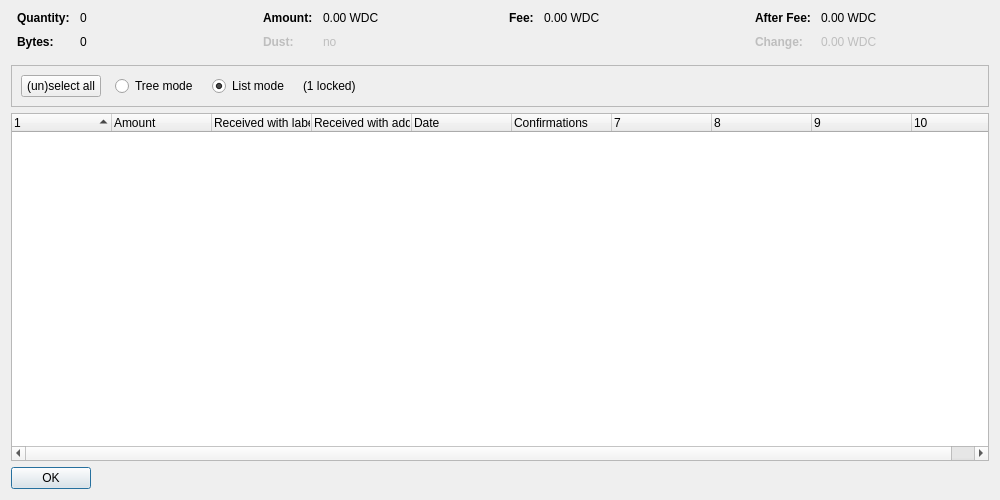
<?xml version="1.0" encoding="UTF-8"?>
<ui version="4.0">
 <class>CoinControlDialog</class>
 <widget class="QDialog" name="CoinControlDialog">
  <property name="geometry">
   <rect>
    <x>0</x>
    <y>0</y>
    <width>1000</width>
    <height>500</height>
   </rect>
  </property>
  <property name="windowTitle">
   <string>Coin Selection</string>
  </property>
  <layout class="QVBoxLayout" name="verticalLayout">
   <item>
    <layout class="QHBoxLayout" name="horizontalLayoutTop" stretch="0,0,0,0">
     <property name="topMargin">
      <number>0</number>
     </property>
     <property name="bottomMargin">
      <number>10</number>
     </property>
     <item>
      <layout class="QFormLayout" name="formLayoutCoinControl1">
       <property name="horizontalSpacing">
        <number>10</number>
       </property>
       <property name="verticalSpacing">
        <number>10</number>
       </property>
       <property name="leftMargin">
        <number>6</number>
       </property>
       <property name="rightMargin">
        <number>6</number>
       </property>
       <item row="0" column="0">
        <widget class="QLabel" name="labelCoinControlQuantityText">
         <property name="font">
          <font>
           <weight>75</weight>
           <bold>true</bold>
          </font>
         </property>
         <property name="text">
          <string>Quantity:</string>
         </property>
        </widget>
       </item>
       <item row="0" column="1">
        <widget class="QLabel" name="labelCoinControlQuantity">
         <property name="cursor">
          <cursorShape>IBeamCursor</cursorShape>
         </property>
         <property name="contextMenuPolicy">
          <enum>Qt::ActionsContextMenu</enum>
         </property>
         <property name="text">
          <string notr="true">0</string>
         </property>
         <property name="textInteractionFlags">
          <set>Qt::LinksAccessibleByMouse|Qt::TextSelectableByKeyboard|Qt::TextSelectableByMouse</set>
         </property>
        </widget>
       </item>
       <item row="1" column="0">
        <widget class="QLabel" name="labelCoinControlBytesText">
         <property name="font">
          <font>
           <weight>75</weight>
           <bold>true</bold>
          </font>
         </property>
         <property name="text">
          <string>Bytes:</string>
         </property>
        </widget>
       </item>
       <item row="1" column="1">
        <widget class="QLabel" name="labelCoinControlBytes">
         <property name="cursor">
          <cursorShape>IBeamCursor</cursorShape>
         </property>
         <property name="contextMenuPolicy">
          <enum>Qt::ActionsContextMenu</enum>
         </property>
         <property name="text">
          <string notr="true">0</string>
         </property>
         <property name="textInteractionFlags">
          <set>Qt::LinksAccessibleByMouse|Qt::TextSelectableByKeyboard|Qt::TextSelectableByMouse</set>
         </property>
        </widget>
       </item>
      </layout>
     </item>
     <item>
      <layout class="QFormLayout" name="formLayoutCoinControl2">
       <property name="horizontalSpacing">
        <number>10</number>
       </property>
       <property name="verticalSpacing">
        <number>10</number>
       </property>
       <property name="leftMargin">
        <number>6</number>
       </property>
       <property name="rightMargin">
        <number>6</number>
       </property>
       <item row="0" column="0">
        <widget class="QLabel" name="labelCoinControlAmountText">
         <property name="font">
          <font>
           <weight>75</weight>
           <bold>true</bold>
          </font>
         </property>
         <property name="text">
          <string>Amount:</string>
         </property>
        </widget>
       </item>
       <item row="0" column="1">
        <widget class="QLabel" name="labelCoinControlAmount">
         <property name="cursor">
          <cursorShape>IBeamCursor</cursorShape>
         </property>
         <property name="contextMenuPolicy">
          <enum>Qt::ActionsContextMenu</enum>
         </property>
         <property name="text">
          <string notr="true">0.00 WDC</string>
         </property>
         <property name="textInteractionFlags">
          <set>Qt::LinksAccessibleByMouse|Qt::TextSelectableByKeyboard|Qt::TextSelectableByMouse</set>
         </property>
        </widget>
       </item>
       <item row="1" column="0">
        <widget class="QLabel" name="labelCoinControlLowOutputText">
         <property name="enabled">
          <bool>false</bool>
         </property>
         <property name="font">
          <font>
           <weight>75</weight>
           <bold>true</bold>
          </font>
         </property>
         <property name="text">
          <string>Dust:</string>
         </property>
        </widget>
       </item>
       <item row="1" column="1">
        <widget class="QLabel" name="labelCoinControlLowOutput">
         <property name="enabled">
          <bool>false</bool>
         </property>
         <property name="cursor">
          <cursorShape>IBeamCursor</cursorShape>
         </property>
         <property name="contextMenuPolicy">
          <enum>Qt::ActionsContextMenu</enum>
         </property>
         <property name="text">
          <string notr="true">no</string>
         </property>
         <property name="textInteractionFlags">
          <set>Qt::LinksAccessibleByMouse|Qt::TextSelectableByKeyboard|Qt::TextSelectableByMouse</set>
         </property>
        </widget>
       </item>
      </layout>
     </item>
     <item>
      <layout class="QFormLayout" name="formLayoutCoinControl3">
       <property name="horizontalSpacing">
        <number>10</number>
       </property>
       <property name="verticalSpacing">
        <number>10</number>
       </property>
       <property name="leftMargin">
        <number>6</number>
       </property>
       <property name="rightMargin">
        <number>6</number>
       </property>
       <item row="0" column="0">
        <widget class="QLabel" name="labelCoinControlFeeText">
         <property name="font">
          <font>
           <weight>75</weight>
           <bold>true</bold>
          </font>
         </property>
         <property name="text">
          <string>Fee:</string>
         </property>
        </widget>
       </item>
       <item row="0" column="1">
        <widget class="QLabel" name="labelCoinControlFee">
         <property name="cursor">
          <cursorShape>IBeamCursor</cursorShape>
         </property>
         <property name="contextMenuPolicy">
          <enum>Qt::ActionsContextMenu</enum>
         </property>
         <property name="text">
          <string notr="true">0.00 WDC</string>
         </property>
         <property name="textInteractionFlags">
          <set>Qt::LinksAccessibleByMouse|Qt::TextSelectableByKeyboard|Qt::TextSelectableByMouse</set>
         </property>
        </widget>
       </item>
      </layout>
     </item>
     <item>
      <layout class="QFormLayout" name="formLayoutCoinControl4">
       <property name="horizontalSpacing">
        <number>10</number>
       </property>
       <property name="verticalSpacing">
        <number>10</number>
       </property>
       <property name="leftMargin">
        <number>6</number>
       </property>
       <property name="rightMargin">
        <number>6</number>
       </property>
       <item row="0" column="0">
        <widget class="QLabel" name="labelCoinControlAfterFeeText">
         <property name="font">
          <font>
           <weight>75</weight>
           <bold>true</bold>
          </font>
         </property>
         <property name="text">
          <string>After Fee:</string>
         </property>
        </widget>
       </item>
       <item row="0" column="1">
        <widget class="QLabel" name="labelCoinControlAfterFee">
         <property name="cursor">
          <cursorShape>IBeamCursor</cursorShape>
         </property>
         <property name="contextMenuPolicy">
          <enum>Qt::ActionsContextMenu</enum>
         </property>
         <property name="text">
          <string notr="true">0.00 WDC</string>
         </property>
         <property name="textInteractionFlags">
          <set>Qt::LinksAccessibleByMouse|Qt::TextSelectableByKeyboard|Qt::TextSelectableByMouse</set>
         </property>
        </widget>
       </item>
       <item row="1" column="0">
        <widget class="QLabel" name="labelCoinControlChangeText">
         <property name="enabled">
          <bool>false</bool>
         </property>
         <property name="font">
          <font>
           <weight>75</weight>
           <bold>true</bold>
          </font>
         </property>
         <property name="text">
          <string>Change:</string>
         </property>
        </widget>
       </item>
       <item row="1" column="1">
        <widget class="QLabel" name="labelCoinControlChange">
         <property name="enabled">
          <bool>false</bool>
         </property>
         <property name="cursor">
          <cursorShape>IBeamCursor</cursorShape>
         </property>
         <property name="contextMenuPolicy">
          <enum>Qt::ActionsContextMenu</enum>
         </property>
         <property name="text">
          <string notr="true">0.00 WDC</string>
         </property>
         <property name="textInteractionFlags">
          <set>Qt::LinksAccessibleByMouse|Qt::TextSelectableByKeyboard|Qt::TextSelectableByMouse</set>
         </property>
        </widget>
       </item>
      </layout>
     </item>
    </layout>
   </item>
   <item>
    <widget class="QFrame" name="frame">
     <property name="minimumSize">
      <size>
       <width>0</width>
       <height>40</height>
      </size>
     </property>
     <property name="frameShape">
      <enum>QFrame::StyledPanel</enum>
     </property>
     <property name="frameShadow">
      <enum>QFrame::Sunken</enum>
     </property>
     <layout class="QHBoxLayout" name="horizontalLayout">
      <item>
       <layout class="QHBoxLayout" name="horizontalLayoutPanel" stretch="0,0,0,0,0">
        <property name="spacing">
         <number>14</number>
        </property>
        <item>
         <widget class="QPushButton" name="pushButtonSelectAll">
          <property name="sizePolicy">
           <sizepolicy hsizetype="Maximum" vsizetype="Fixed">
            <horstretch>0</horstretch>
            <verstretch>0</verstretch>
           </sizepolicy>
          </property>
          <property name="text">
           <string>(un)select all</string>
          </property>
          <property name="autoDefault">
           <bool>false</bool>
          </property>
         </widget>
        </item>
        <item>
         <widget class="QRadioButton" name="radioTreeMode">
          <property name="sizePolicy">
           <sizepolicy hsizetype="Maximum" vsizetype="Fixed">
            <horstretch>0</horstretch>
            <verstretch>0</verstretch>
           </sizepolicy>
          </property>
          <property name="text">
           <string>Tree mode</string>
          </property>
         </widget>
        </item>
        <item>
         <widget class="QRadioButton" name="radioListMode">
          <property name="sizePolicy">
           <sizepolicy hsizetype="Maximum" vsizetype="Fixed">
            <horstretch>0</horstretch>
            <verstretch>0</verstretch>
           </sizepolicy>
          </property>
          <property name="text">
           <string>List mode</string>
          </property>
          <property name="checked">
           <bool>true</bool>
          </property>
         </widget>
        </item>
        <item>
         <widget class="QLabel" name="labelLocked">
          <property name="text">
           <string notr="true">(1 locked)</string>
          </property>
         </widget>
        </item>
        <item>
         <spacer name="horizontalSpacer">
          <property name="orientation">
           <enum>Qt::Horizontal</enum>
          </property>
          <property name="sizeHint" stdset="0">
           <size>
            <width>40</width>
            <height>20</height>
           </size>
          </property>
         </spacer>
        </item>
       </layout>
      </item>
     </layout>
    </widget>
   </item>
   <item>
    <widget class="CoinControlTreeWidget" name="treeWidget">
     <property name="contextMenuPolicy">
      <enum>Qt::CustomContextMenu</enum>
     </property>
     <property name="sortingEnabled">
      <bool>false</bool>
     </property>
     <property name="columnCount">
      <number>10</number>
     </property>
     <attribute name="headerShowSortIndicator" stdset="0">
      <bool>true</bool>
     </attribute>
     <attribute name="headerStretchLastSection">
      <bool>false</bool>
     </attribute>
     <column>
      <property name="text">
       <string/>
      </property>
     </column>
     <column>
      <property name="text">
       <string>Amount</string>
      </property>
     </column>
     <column>
      <property name="text">
       <string>Received with label</string>
      </property>
     </column>
     <column>
      <property name="text">
       <string>Received with address</string>
      </property>
     </column>
     <column>
      <property name="text">
       <string>Date</string>
      </property>
     </column>
     <column>
      <property name="text">
       <string>Confirmations</string>
      </property>
      <property name="toolTip">
       <string>Confirmed</string>
      </property>
     </column>
     <column>
      <property name="text">
       <string/>
      </property>
     </column>
     <column>
      <property name="text">
       <string/>
      </property>
     </column>
     <column>
      <property name="text">
       <string/>
      </property>
     </column>
     <column>
      <property name="text">
       <string/>
      </property>
     </column>
    </widget>
   </item>
   <item>
    <widget class="QDialogButtonBox" name="buttonBox">
     <property name="sizePolicy">
      <sizepolicy hsizetype="Maximum" vsizetype="Fixed">
       <horstretch>0</horstretch>
       <verstretch>0</verstretch>
      </sizepolicy>
     </property>
     <property name="orientation">
      <enum>Qt::Horizontal</enum>
     </property>
     <property name="standardButtons">
      <set>QDialogButtonBox::Ok</set>
     </property>
    </widget>
   </item>
  </layout>
 </widget>
 <customwidgets>
  <customwidget>
   <class>CoinControlTreeWidget</class>
   <extends>QTreeWidget</extends>
   <header>coincontroltreewidget.h</header>
  </customwidget>
 </customwidgets>
 <resources/>
 <connections/>
</ui>
